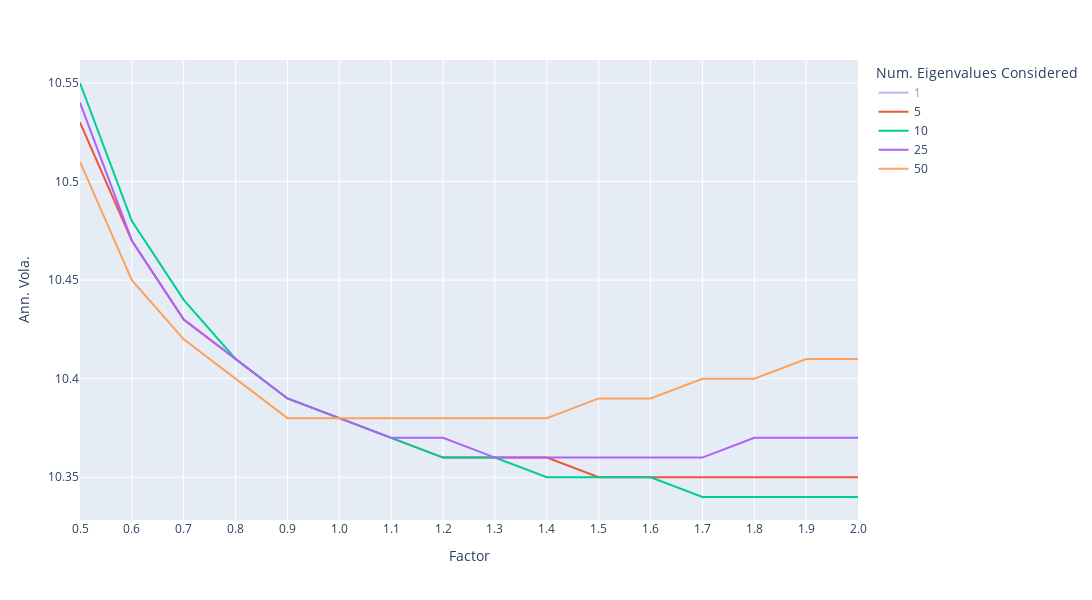

The notebook cell saved with this chart:
### Code cell
px.line(oos_factor_results_VOLS, labels={"value": "Ann. Vola.", "index": "Factor", "variable": "Num. Eigenvalues Considered"},
       height=600, width = 1100)

### Figure 1 — Plotly figure (JSON) as saved in the notebook; plotly's stock layout.template omitted (floating-point values rounded to 4 significant figures)
{"data": [{"hovertemplate": "Num. Eigenvalues Considered=1<br>Factor=%{x}<br>Ann. Vola.=%{y}<extra></extra>", "legendgroup": "1", "line": {"color": "#636efa", "dash": "solid"}, "marker": {"symbol": "circle"}, "mode": "lines", "name": "1", "orientation": "v", "showlegend": true, "type": "scatter", "visible": "legendonly", "x": ["0.5", "0.6", "0.7", "0.8", "0.9", "1.0", "1.1", "1.2", "1.3", "1.4", "1.5", "1.6", "1.7", "1.8", "1.9", "2.0"], "xaxis": "x", "y": [10.49, 10.45, 10.42, 10.4, 10.39, 10.38, 10.37, 10.37, 10.36, 10.36, 10.35, 10.35, 10.35, 10.35, 10.35, 10.35], "yaxis": "y"}, {"hovertemplate": "Num. Eigenvalues Considered=5<br>Factor=%{x}<br>Ann. Vola.=%{y}<extra></extra>", "legendgroup": "5", "line": {"color": "#EF553B", "dash": "solid"}, "marker": {"symbol": "circle"}, "mode": "lines", "name": "5", "orientation": "v", "showlegend": true, "type": "scatter", "visible": true, "x": ["0.5", "0.6", "0.7", "0.8", "0.9", "1.0", "1.1", "1.2", "1.3", "1.4", "1.5", "1.6", "1.7", "1.8", "1.9", "2.0"], "xaxis": "x", "y": [10.53, 10.47, 10.43, 10.41, 10.39, 10.38, 10.37, 10.36, 10.36, 10.36, 10.35, 10.35, 10.35, 10.35, 10.35, 10.35], "yaxis": "y"}, {"hovertemplate": "Num. Eigenvalues Considered=10<br>Factor=%{x}<br>Ann. Vola.=%{y}<extra></extra>", "legendgroup": "10", "line": {"color": "#00cc96", "dash": "solid"}, "marker": {"symbol": "circle"}, "mode": "lines", "name": "10", "orientation": "v", "showlegend": true, "type": "scatter", "visible": true, "x": ["0.5", "0.6", "0.7", "0.8", "0.9", "1.0", "1.1", "1.2", "1.3", "1.4", "1.5", "1.6", "1.7", "1.8", "1.9", "2.0"], "xaxis": "x", "y": [10.55, 10.48, 10.44, 10.41, 10.39, 10.38, 10.37, 10.36, 10.36, 10.35, 10.35, 10.35, 10.34, 10.34, 10.34, 10.34], "yaxis": "y"}, {"hovertemplate": "Num. Eigenvalues Considered=25<br>Factor=%{x}<br>Ann. Vola.=%{y}<extra></extra>", "legendgroup": "25", "line": {"color": "#ab63fa", "dash": "solid"}, "marker": {"symbol": "circle"}, "mode": "lines", "name": "25", "orientation": "v", "showlegend": true, "type": "scatter", "visible": true, "x": ["0.5", "0.6", "0.7", "0.8", "0.9", "1.0", "1.1", "1.2", "1.3", "1.4", "1.5", "1.6", "1.7", "1.8", "1.9", "2.0"], "xaxis": "x", "y": [10.54, 10.47, 10.43, 10.41, 10.39, 10.38, 10.37, 10.37, 10.36, 10.36, 10.36, 10.36, 10.36, 10.37, 10.37, 10.37], "yaxis": "y"}, {"hovertemplate": "Num. Eigenvalues Considered=50<br>Factor=%{x}<br>Ann. Vola.=%{y}<extra></extra>", "legendgroup": "50", "line": {"color": "#FFA15A", "dash": "solid"}, "marker": {"symbol": "circle"}, "mode": "lines", "name": "50", "orientation": "v", "showlegend": true, "type": "scatter", "visible": true, "x": ["0.5", "0.6", "0.7", "0.8", "0.9", "1.0", "1.1", "1.2", "1.3", "1.4", "1.5", "1.6", "1.7", "1.8", "1.9", "2.0"], "xaxis": "x", "y": [10.51, 10.45, 10.42, 10.4, 10.38, 10.38, 10.38, 10.38, 10.38, 10.38, 10.39, 10.39, 10.4, 10.4, 10.41, 10.41], "yaxis": "y"}], "layout": {"height": 600, "legend": {"title": {"text": "Num. Eigenvalues Considered"}, "tracegroupgap": 0}, "margin": {"t": 60}, "width": 1100, "xaxis": {"anchor": "y", "autorange": true, "domain": [0, 1], "range": [0, 15], "title": {"text": "Factor"}, "type": "category"}, "yaxis": {"anchor": "x", "autorange": true, "domain": [0, 1], "range": [10.33, 10.56], "title": {"text": "Ann. Vola."}, "type": "linear"}}}
